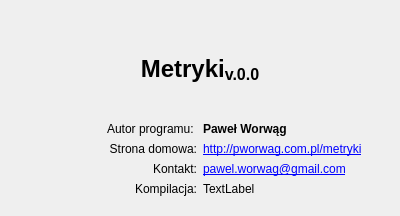
<?xml version="1.0" encoding="UTF-8"?>
<ui version="4.0">
 <class>AboutWindow</class>
 <widget class="QDialog" name="AboutWindow">
  <property name="geometry">
   <rect>
    <x>0</x>
    <y>0</y>
    <width>400</width>
    <height>216</height>
   </rect>
  </property>
  <property name="windowTitle">
   <string>O programie</string>
  </property>
  <property name="modal">
   <bool>true</bool>
  </property>
  <layout class="QVBoxLayout" name="verticalLayout">
   <item>
    <spacer name="verticalSpacer_2">
     <property name="orientation">
      <enum>Qt::Vertical</enum>
     </property>
     <property name="sizeType">
      <enum>QSizePolicy::Fixed</enum>
     </property>
     <property name="sizeHint" stdset="0">
      <size>
       <width>20</width>
       <height>40</height>
      </size>
     </property>
    </spacer>
   </item>
   <item>
    <widget class="QLabel" name="label">
     <property name="text">
      <string>&lt;html&gt;&lt;head/&gt;&lt;body&gt;&lt;p align=&quot;center&quot;&gt;&lt;span style=&quot; font-size:18pt; font-weight:600;&quot;&gt;Metryki&lt;/span&gt;&lt;span style=&quot; font-size:18pt; font-weight:600; vertical-align:sub;&quot;&gt;v.0.0&lt;/span&gt;&lt;/p&gt;&lt;/body&gt;&lt;/html&gt;</string>
     </property>
    </widget>
   </item>
   <item>
    <spacer name="verticalSpacer_3">
     <property name="orientation">
      <enum>Qt::Vertical</enum>
     </property>
     <property name="sizeType">
      <enum>QSizePolicy::Fixed</enum>
     </property>
     <property name="sizeHint" stdset="0">
      <size>
       <width>20</width>
       <height>20</height>
      </size>
     </property>
    </spacer>
   </item>
   <item>
    <widget class="QWidget" name="widget" native="true">
     <layout class="QGridLayout" name="gridLayout">
      <item row="1" column="0">
       <widget class="QLabel" name="label_4">
        <property name="text">
         <string>&lt;html&gt;&lt;head/&gt;&lt;body&gt;&lt;p align=&quot;right&quot;&gt;Strona domowa:&lt;/p&gt;&lt;/body&gt;&lt;/html&gt;</string>
        </property>
       </widget>
      </item>
      <item row="2" column="1">
       <widget class="QLabel" name="label_7">
        <property name="text">
         <string>&lt;html&gt;&lt;head/&gt;&lt;body&gt;&lt;p&gt;&lt;a href=&quot;mailto:pawel.worwag@gmail.com&quot;&gt;&lt;span style=&quot; text-decoration: underline; color:#0000ff;&quot;&gt;pawel.worwag@gmail.com&lt;/span&gt;&lt;/a&gt;&lt;/p&gt;&lt;/body&gt;&lt;/html&gt;</string>
        </property>
       </widget>
      </item>
      <item row="2" column="0">
       <widget class="QLabel" name="label_6">
        <property name="text">
         <string>&lt;html&gt;&lt;head/&gt;&lt;body&gt;&lt;p align=&quot;right&quot;&gt;Kontakt:&lt;/p&gt;&lt;/body&gt;&lt;/html&gt;</string>
        </property>
       </widget>
      </item>
      <item row="1" column="1">
       <widget class="QLabel" name="label_5">
        <property name="text">
         <string>&lt;html&gt;&lt;head/&gt;&lt;body&gt;&lt;p&gt;&lt;a href=&quot;http://pworwag.com.pl/metryki&quot;&gt;&lt;span style=&quot; text-decoration: underline; color:#0000ff;&quot;&gt;http://pworwag.com.pl/metryki&lt;/span&gt;&lt;/a&gt;&lt;/p&gt;&lt;/body&gt;&lt;/html&gt;</string>
        </property>
       </widget>
      </item>
      <item row="0" column="0">
       <widget class="QLabel" name="label_2">
        <property name="text">
         <string>&lt;html&gt;&lt;head/&gt;&lt;body&gt;&lt;p align=&quot;right&quot;&gt;Autor programu: &lt;/p&gt;&lt;/body&gt;&lt;/html&gt;</string>
        </property>
       </widget>
      </item>
      <item row="0" column="1">
       <widget class="QLabel" name="label_3">
        <property name="text">
         <string>&lt;html&gt;&lt;head/&gt;&lt;body&gt;&lt;p&gt;&lt;span style=&quot; font-weight:600;&quot;&gt;Paweł Worwąg&lt;/span&gt;&lt;/p&gt;&lt;/body&gt;&lt;/html&gt;</string>
        </property>
       </widget>
      </item>
      <item row="3" column="0">
       <widget class="QLabel" name="label_8">
        <property name="text">
         <string>&lt;html&gt;&lt;head/&gt;&lt;body&gt;&lt;p align=&quot;right&quot;&gt;Kompilacja:&lt;/p&gt;&lt;/body&gt;&lt;/html&gt;</string>
        </property>
       </widget>
      </item>
      <item row="3" column="1">
       <widget class="QLabel" name="compilationLabel">
        <property name="text">
         <string>TextLabel</string>
        </property>
       </widget>
      </item>
     </layout>
    </widget>
   </item>
  </layout>
 </widget>
 <resources/>
 <connections/>
</ui>
